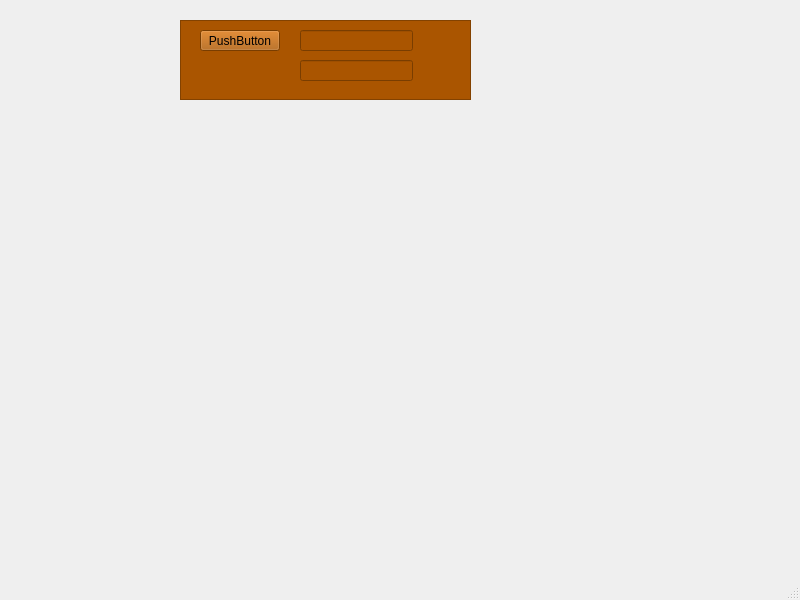
<?xml version="1.0" encoding="UTF-8"?>
<ui version="4.0">
 <class>MainWindow</class>
 <widget class="QMainWindow" name="MainWindow">
  <property name="windowModality">
   <enum>Qt::WindowModal</enum>
  </property>
  <property name="geometry">
   <rect>
    <x>0</x>
    <y>0</y>
    <width>800</width>
    <height>600</height>
   </rect>
  </property>
  <property name="windowTitle">
   <string>MainWindow</string>
  </property>
  <property name="styleSheet">
   <string notr="true"/>
  </property>
  <widget class="QWidget" name="centralwidget">
   <widget class="QFrame" name="frame">
    <property name="geometry">
     <rect>
      <x>180</x>
      <y>20</y>
      <width>291</width>
      <height>80</height>
     </rect>
    </property>
    <property name="autoFillBackground">
     <bool>false</bool>
    </property>
    <property name="styleSheet">
     <string notr="true">background-color: rgb(170, 85, 0);</string>
    </property>
    <property name="frameShape">
     <enum>QFrame::StyledPanel</enum>
    </property>
    <property name="frameShadow">
     <enum>QFrame::Raised</enum>
    </property>
    <widget class="QLineEdit" name="lineEdit">
     <property name="geometry">
      <rect>
       <x>120</x>
       <y>10</y>
       <width>113</width>
       <height>21</height>
      </rect>
     </property>
    </widget>
    <widget class="QLineEdit" name="lineEdit_2">
     <property name="geometry">
      <rect>
       <x>120</x>
       <y>40</y>
       <width>113</width>
       <height>21</height>
      </rect>
     </property>
    </widget>
    <widget class="QPushButton" name="pushButton">
     <property name="geometry">
      <rect>
       <x>20</x>
       <y>10</y>
       <width>80</width>
       <height>21</height>
      </rect>
     </property>
     <property name="text">
      <string>PushButton</string>
     </property>
    </widget>
   </widget>
  </widget>
  <widget class="QMenuBar" name="menubar">
   <property name="geometry">
    <rect>
     <x>0</x>
     <y>0</y>
     <width>800</width>
     <height>20</height>
    </rect>
   </property>
  </widget>
  <widget class="QStatusBar" name="statusbar"/>
 </widget>
 <resources/>
 <connections/>
</ui>
